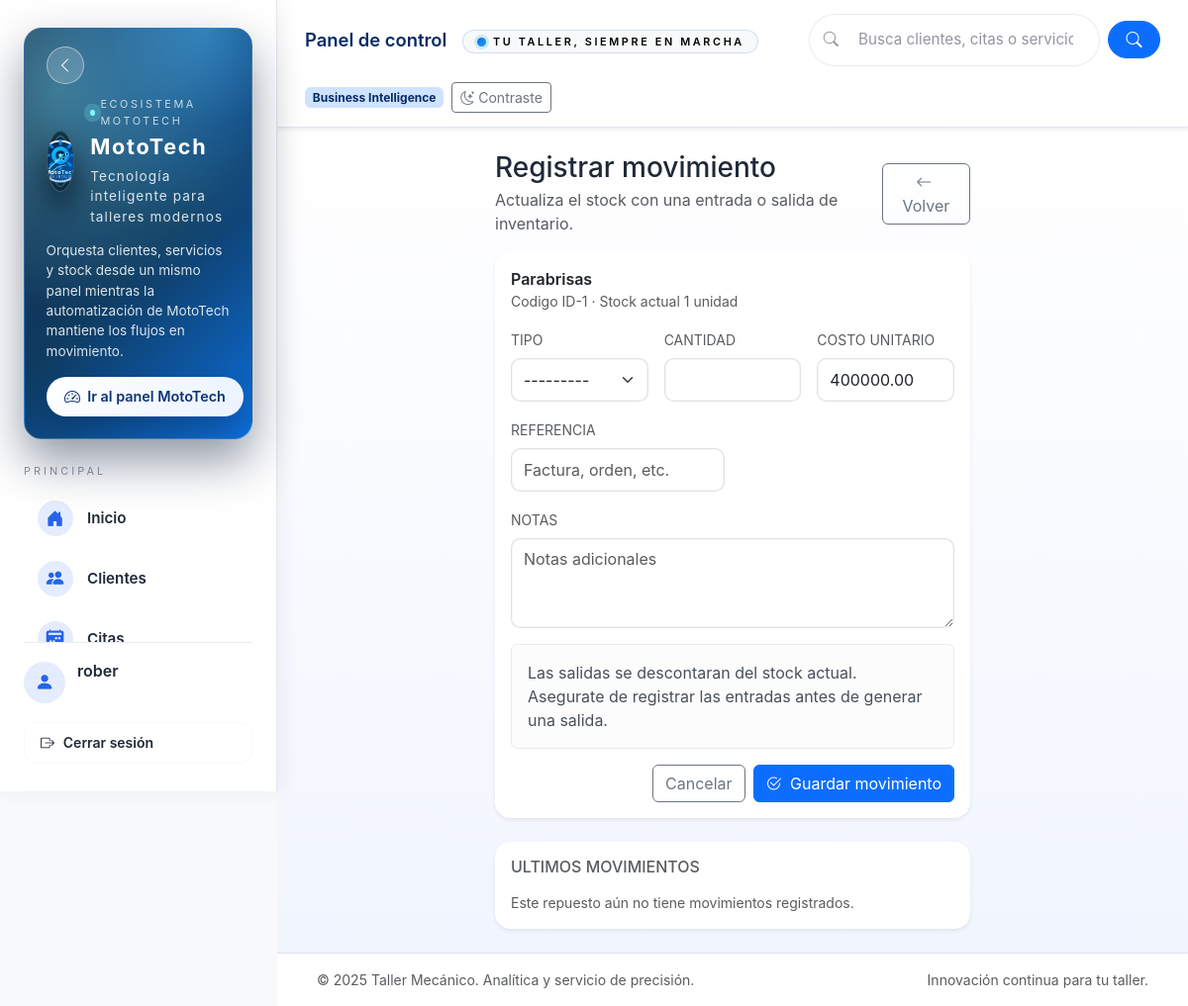
The app's page /inventario/1/movimientos/nuevo/ (signed in) with its own data.
### inventario/models.py (models this page shows, shortened)
class Repuesto(models.Model):
    codigo = models.CharField(max_length=50, unique=True)
    nombre = models.CharField(max_length=150)
    descripcion = models.TextField(blank=True)
    categoria = models.CharField(max_length=30, choices=CategoriaRepuesto.choices, default=CategoriaRepuesto.MECANICA)
    unidad_medida = models.CharField(max_length=20, default="unidad")
    proveedor = models.CharField(max_length=150, blank=True)
    ubicacion = models.CharField(max_length=100, blank=True, help_text="Ubicacion fisica, ej: Rack A-01")
    stock = models.PositiveIntegerField(default=0)
    stock_seguridad = models.PositiveIntegerField(default=0, help_text="Nivel minimo recomendado")
    stock_minimo = models.PositiveIntegerField(default=0)
    stock_maximo = models.PositiveIntegerField(default=0, help_text="Capacidad maxima planificada")
    costo_unitario = models.DecimalField(max_digits=12, decimal_places=2, default=0)
    precio_venta = models.DecimalField(max_digits=12, decimal_places=2, default=0)
    tiempo_reposicion_dias = models.PositiveIntegerField(default=0, help_text="Dias estimados para reposicion")
    activo = models.BooleanField(default=True)
    creado = models.DateTimeField(auto_now_add=True)
    actualizado = models.DateTimeField(auto_now=True)
    class Meta:
        ordering = ["nombre"]
        verbose_name = "Repuesto"
        verbose_name_plural = "Repuestos"

### inventario/views.py (the view, shortened to what this page needs)
# urls.py: path("<int:pk>/movimientos/nuevo/", MovimientoInventarioCreateView.as_view(), name="movement_create"),
class MovimientoInventarioCreateView(LoginRequiredMixin, CreateView):
    model = MovimientoInventario
    form_class = MovimientoInventarioForm
    template_name = "inventario/movement_form.html"
    repuesto: Repuesto | None = None
    def dispatch(self, request, *args, **kwargs):
        self.repuesto = get_object_or_404(Repuesto, pk=kwargs.get("pk"))
        return super().dispatch(request, *args, **kwargs)
    def get_form_kwargs(self):
        kwargs = super().get_form_kwargs()
        kwargs["repuesto"] = self.repuesto
        return kwargs
    def get_context_data(self, **kwargs: Any) -> dict[str, Any]:
        context = super().get_context_data(**kwargs)
        context["repuesto"] = self.repuesto
        context["movimientos_recientes"] = self.repuesto.movimientos.select_related("realizado_por")[:6]
        return context

### inventario/forms.py (shortened to what this page needs)
class MovimientoInventarioForm(forms.ModelForm):
    class Meta:
        model = MovimientoInventario
        fields = ['tipo', 'cantidad', 'costo_unitario', 'referencia', 'notas']
        widgets = {
            'tipo': forms.Select(attrs={'class': 'form-select'}),
            'cantidad': forms.NumberInput(attrs={'class': 'form-control', 'min': 1}),
            'costo_unitario': forms.NumberInput(attrs={'class': 'form-control', 'step': '0.01', 'min': 0}),
            'referencia': forms.TextInput(attrs={'class': 'form-control', 'placeholder': 'Factura, orden, etc.'}),
            'notas': forms.Textarea(attrs={'class': 'form-control', 'rows': 3, 'placeholder': 'Notas adicionales'}),
        }
    def __init__(self, *args, repuesto: Repuesto | None = None, **kwargs):
        self.repuesto = repuesto
        super().__init__(*args, **kwargs)
        if repuesto and not self.initial.get('costo_unitario'):
            self.fields['costo_unitario'].initial = repuesto.costo_unitario

### inventario/templates/inventario/movement_form.html (shortened to what this page needs)
{% extends "base.html" %}
{% block content %}
<div class="row justify-content-center">
  <div class="col-lg-8 col-xl-7">
    <div class="d-flex justify-content-between align-items-center mb-3">
      <div>
        <h1 class="h3 mb-1">Registrar movimiento</h1>
        <p class="text-muted mb-0">Actualiza el stock con una entrada o salida de inventario.</p>
      </div>
      <div class="d-flex gap-2">
        <a class="btn btn-outline-secondary" href="{% url 'inventario:detail' repuesto.pk %}">
          <i class="bi bi-arrow-left me-1"></i> Volver
        </a>
      </div>
    </div>
    <div class="card border-0 shadow-sm mb-4">
      <div class="card-body">
        <div class="mb-3">
          <div class="fw-semibold">{{ repuesto.nombre }}</div>
          <div class="text-muted small">
            Codigo {{ repuesto.codigo }} · Stock actual {{ repuesto.stock }} {{ repuesto.unidad_medida }}
          </div>
        </div>
        <form method="post" novalidate>
          <div class="row g-3">
            <div class="col-md-4">
              <label class="form-label text-muted text-uppercase small" for="{{ form.tipo.id_for_label }}">Tipo</label>
              {{ form.tipo }}
            </div>
            <div class="col-md-4">
              <label class="form-label text-muted text-uppercase small" for="{{ form.cantidad.id_for_label }}">Cantidad</label>
              {{ form.cantidad }}
            </div>
            <div class="col-md-4">
              <label class="form-label text-muted text-uppercase small" for="{{ form.costo_unitario.id_for_label }}">Costo unitario</label>
              {{ form.costo_unitario }}
            </div>
            <div class="col-md-6">
              <label class="form-label text-muted text-uppercase small" for="{{ form.referencia.id_for_label }}">Referencia</label>
              {{ form.referencia }}
            </div>
            <div class="col-12">
              <label class="form-label text-muted text-uppercase small" for="{{ form.notas.id_for_label }}">Notas</label>
              {{ form.notas }}
            </div>
          </div>
          <div class="alert alert-light mt-3" role="alert">
            Las salidas se descontaran del stock actual. Asegurate de registrar las entradas antes de generar una salida.
          </div>
          <div class="d-flex justify-content-end gap-2 mt-3">
            <a class="btn btn-outline-secondary" href="{% url 'inventario:detail' repuesto.pk %}">Cancelar</a>
            <button type="submit" class="btn btn-primary">
              <i class="bi bi-check2-circle me-1"></i> Guardar movimiento
            </button>
          </div>
        </form>
      </div>
    </div>
    <div class="card border-0 shadow-sm">
      <div class="card-body">
        <h2 class="h6 text-uppercase text-muted mb-3">Ultimos movimientos</h2>
        {% if movimientos_recientes %}
          <div class="table-responsive">
            <table class="table table-sm align-middle">
              <thead>
                <tr>
                  <th>Fecha</th>
                  <th>Tipo</th>
                  <th>Cantidad</th>
                  <th>Referencia</th>
                  <th>Usuario</th>
                </tr>
              </thead>
              <tbody>
                {% for mov in movimientos_recientes %}
                  <tr>
                    <td>{{ mov.fecha|date:"Y-m-d H:i" }}</td>
                    <td>
                      {% if mov.tipo == mov.Tipo.ENTRADA %}
                        <span class="badge text-bg-success">Entrada</span>
                      {% else %}
                        <span class="badge text-bg-danger">Salida</span>
                      {% endif %}
                    </td>
                    <td>{{ mov.cantidad }}</td>
                    <td>{{ mov.referencia|default:"-" }}</td>
                    <td>
                      {% if mov.realizado_por %}
                        {{ mov.realizado_por.get_full_name|default:mov.realizado_por.username }}
                      {% else %}
                        -
                      {% endif %}
                    </td>
                  </tr>
                {% endfor %}
              </tbody>
            </table>
          </div>
        {% else %}
          <p class="text-muted small mb-0">Este repuesto aún no tiene movimientos registrados.</p>
        {% endif %}
      </div>
    </div>
  </div>
</div>
{% endblock %}

### templates/base.html (shortened to what this page needs)
{% load static %}
<!doctype html>
<html lang="es" data-bs-theme="light">
<head>
  <link href="https://cdn.jsdelivr.net/npm/bootstrap@5.3.3/dist/css/bootstrap.min.css" rel="stylesheet">
  <link href="https://cdn.jsdelivr.net/npm/bootstrap-icons@1.11.3/font/bootstrap-icons.css" rel="stylesheet">
  <link rel="stylesheet" href="https://cdn.datatables.net/1.13.8/css/dataTables.bootstrap5.min.css">
  <link rel="stylesheet" href="{% static 'css/dashboard.css' %}?v=20241017">
</head>
<body class="app-body bg-body-tertiary">
<div class="app-shell d-flex min-vh-100">
  <aside class="app-sidebar" data-app-sidebar>
    <div class="sidebar-inner d-flex flex-column h-100">
      <div class="sidebar-hero">
        <div class="hero-row">
          <div class="hero-brand d-flex align-items-center gap-3">
            <div class="hero-logo d-inline-flex align-items-center justify-content-center rounded-circle">
              <img src="{% static 'img/logo.svg' %}" alt="Logo MotoTech" class="hero-logo-img" width="48" height="48" loading="lazy">
            </div>
            <div class="hero-copy">
              <span class="hero-pill">Ecosistema MotoTech</span>
              <span class="hero-title fw-bold">MotoTech</span>
              <small class="hero-slogan">Tecnolog&iacute;a inteligente para talleres modernos</small>
            </div>
          </div>
          <button type="button" class="hero-toggle btn btn-outline-light rounded-circle d-none d-lg-inline-flex" data-sidebar-toggle="desktop" aria-label="Contraer men&uacute;">
          </button>
        </div>
        <p class="hero-description">Orquesta clientes, servicios y stock desde un mismo panel mientras la automatizaci&oacute;n de MotoTech mantiene los flujos en movimiento.</p>
        <a class="hero-cta" href="{% url 'dashboard:overview' %}"><i class="bi bi-speedometer2" aria-hidden="true"></i><span>Ir al panel MotoTech</span></a>
      </div>
      <div class="sidebar-scroll flex-grow-1 mt-4">
        {% with current_ns=request.resolver_match.namespace %}
        <div class="sidebar-section">
          <p class="sidebar-section__title link-text">Principal</p>
          <nav class="sidebar-nav">
            <a class="sidebar-link{% if current_ns == 'dashboard' %} active{% endif %}" href="{% url 'dashboard:overview' %}" data-bs-toggle="tooltip" data-bs-placement="right" title="Inicio">
              <i class="bi bi-house-door-fill"></i><span class="link-text">Inicio</span>
            </a>
            <a class="sidebar-link{% if current_ns == 'clientes' %} active{% endif %}" href="{% url 'clientes:list' %}" data-bs-toggle="tooltip" data-bs-placement="right" title="Clientes">
              <i class="bi bi-people-fill"></i><span class="link-text">Clientes</span>
            </a>
            <a class="sidebar-link{% if current_ns == 'citas' %} active{% endif %}" href="{% url 'citas:list' %}" data-bs-toggle="tooltip" data-bs-placement="right" title="Citas">
              <i class="bi bi-calendar2-week-fill"></i><span class="link-text">Citas</span>
            </a>
          </nav>
        </div>
        {% endwith %}
      </div>
      <div class="sidebar-footer mt-auto pt-3">
        {% if user.is_authenticated %}
          <div class="sidebar-user mb-3">
            <div class="user-avatar d-inline-flex align-items-center justify-content-center rounded-circle">
              <i class="bi bi-person-fill"></i>
            </div>
            <div>
              <span class="d-block fw-semibold link-text">{{ user.get_full_name|default:user.username }}</span>
              <small class="text-white-50 link-text">Sesi&oacute;n activa</small>
            </div>
          </div>
          <a class="btn btn-outline-light w-100 btn-sm sidebar-action" href="{% url 'logout' %}" data-bs-toggle="tooltip" data-bs-placement="right" title="Cerrar sesi&oacute;n">
            <i class="bi bi-box-arrow-right"></i> <span class="link-text">Cerrar sesi&oacute;n</span>
          </a>
        {% else %}
          <a class="btn btn-light w-100 btn-sm sidebar-action" href="{% url 'login' %}" data-bs-toggle="tooltip" data-bs-placement="right" title="Iniciar sesi&oacute;n">
            <i class="bi bi-box-arrow-in-right"></i> <span class="link-text">Iniciar sesi&oacute;n</span>
          </a>
        {% endif %}
      </div>
    </div>
  </aside>
  <div class="app-main flex-grow-1 d-flex flex-column">
    <header class="app-topbar shadow-sm">
      <div class="topbar-left d-flex align-items-center gap-3 flex-wrap flex-lg-nowrap">
        <h1 class="page-title h5 mb-0 fw-semibold text-primary-emphasis">{% block page_title %}Panel de control{% endblock %}</h1>
        <span class="topbar-slogan badge text-bg-light text-uppercase fw-semibold"><span class="slogan-text">Tu taller, siempre en marcha</span></span>
      </div>
      <form class="header-search d-none d-lg-flex align-items-center gap-2" action="{% url 'dashboard:overview' %}" method="get">
        <div class="search-field d-flex align-items-center flex-grow-1">
          <i class="bi bi-search"></i>
          <input type="text" class="form-control" placeholder="Busca clientes, citas o servicios..." name="q" value="{{ request.GET.q }}">
        </div>
        <button class="btn btn-primary" type="submit"><i class="bi bi-search"></i></button>
      </form>
      <div class="topbar-right d-flex align-items-center gap-2 flex-wrap justify-content-end">
        {% block topbar_meta %}
          <span class="badge bg-primary-subtle text-primary-emphasis d-none d-md-inline">Business Intelligence</span>
        {% endblock %}
        <button id="toggleSectionContrast" type="button" class="btn btn-outline-secondary btn-sm ms-auto ms-md-0">
        </button>
      </div>
    </header>
    <main class="app-content flex-grow-1 py-4" data-app-main>
      <div class="container-fluid">
        {% block content %}{% endblock %}
      </div>
    </main>
    <footer class="app-footer border-top py-3">
      <div class="container-fluid d-flex flex-wrap justify-content-between align-items-center gap-2 small text-muted">
        <span>&copy; {% now "Y" %} Taller Mec&aacute;nico. Anal&iacute;tica y servicio de precisi&oacute;n.</span>
        <span>Innovaci&oacute;n continua para tu taller.</span>
      </div>
    </footer>
  </div>
</div>
<div class="toast-container position-fixed top-0 end-0 p-3" id="appToastContainer" aria-live="polite" aria-atomic="true"></div>
</body>
</html>

### records on screen
Repuesto: nombre "Parabrisas", codigo "ID-1", stock "1", unidad_medida "unidad"

### other values on screen
{{ user.get_full_name|default:user.username }} "rober"
